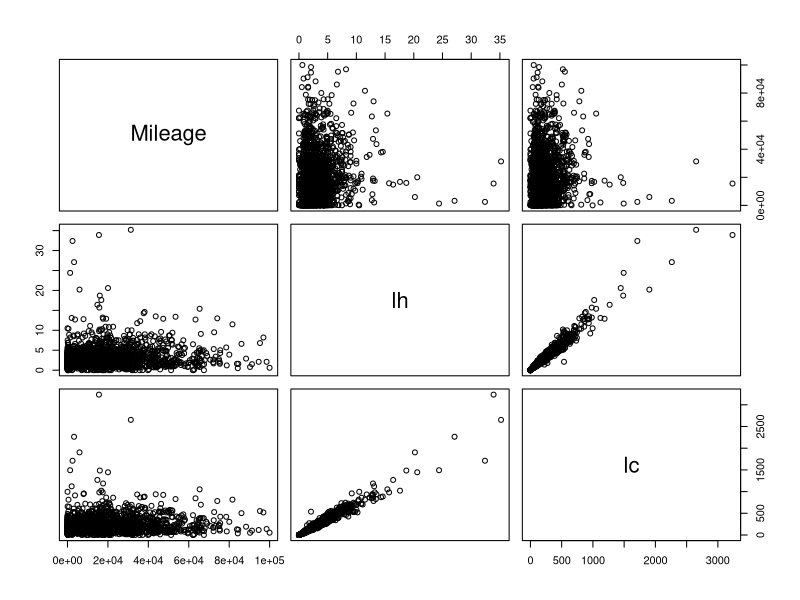

The R script that drew this image:
vehicle <- read.csv('vehicle.csv')

head(vehicle)
pairs(vehicle[3:5])

#Multiple Linear Regression

results <- lm(lc~Mileage+lh , data = vehicle)
results
summary(results)

result <- lm(lc~ lh , vehicle)
result
summary(result)

a <- anova(result , results)

predict(result , data.frame(lh = 10) , interval = 'confidence')

a$`Pr(>F)`[2]
